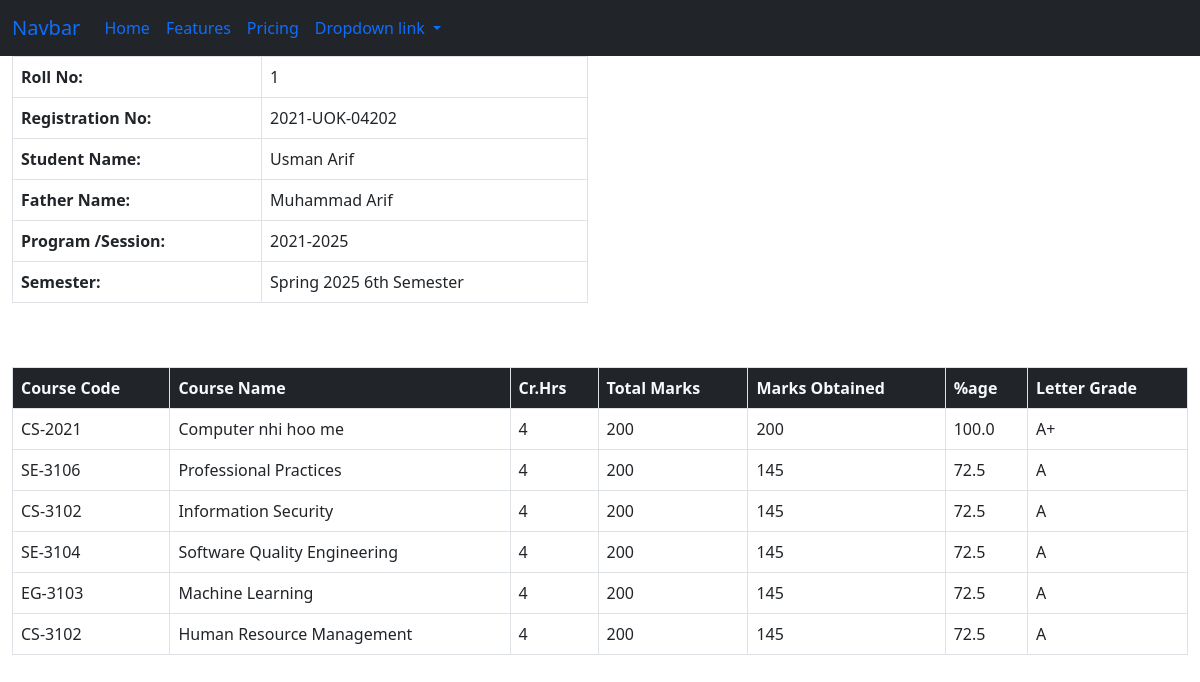
/school/viewresult/1, run on the app's committed database.
### school/models.py (models this page shows, shortened)
class bookresult(models.Model):
    rollno = models.IntegerField(primary_key=True, default=0)
    regno = models.CharField(max_length=23, default='2021-UOK-04201')
    sname = models.CharField(max_length=39, default='')
    fname = models.CharField(max_length=50, default='')
    session = models.CharField(max_length=50, default='BS Software Engineering Fall (2021-2025)')
    semester = models.CharField(max_length=49, default='Spring 2023 4th Semester')
    courdecode = models.CharField(max_length=34, default='SE-3101')
    crhours = models.IntegerField(default=4)
    lettergrage = models.CharField(max_length=34, default='A')
    bname = models.CharField(max_length=199, default='Web Engineering')
    tmark = models.IntegerField(default=200)
    omark = models.IntegerField(default=145)
    percentage = models.FloatField(default=50.0)
    courdecode1 = models.CharField(max_length=34, default='SE-3106')
    crhours1 = models.IntegerField(default=4)
    lettergrage1 = models.CharField(max_length=34, default='A')
    bname1 = models.CharField(max_length=199, default='Professional Practices')
    tmark1 = models.IntegerField(default=200)
    omark1 = models.IntegerField(default=145)
    percentage1 = models.FloatField(default=50.0)
    courdecode2 = models.CharField(max_length=34, default='CS-3102')
    crhours2 = models.IntegerField(default=4)
    lettergrage2 = models.CharField(max_length=34, default='A')
    bname2 = models.CharField(max_length=199, default='Information Security')
    tmark2 = models.IntegerField(default=200)
    omark2 = models.IntegerField(default=145)
    percentage2 = models.FloatField(default=50.0)
    courdecode3 = models.CharField(max_length=34, default='SE-3104')
    crhours3 = models.IntegerField(default=4)
    lettergrage3 = models.CharField(max_length=34, default='A')
    bname3 = models.CharField(max_length=199, default='Software Quality Engineering')
    tmark3 = models.IntegerField(default=200)
    omark3 = models.IntegerField(default=145)
    percentage3 = models.FloatField(default=50.0)
    courdecode4 = models.CharField(max_length=34, default='EG-3103')
    crhours4 = models.IntegerField(default=4)
    lettergrage4 = models.CharField(max_length=34, default='A')
    bname4 = models.CharField(max_length=199, default='Machine Learning')
    tmark4 = models.IntegerField(default=200)
    omark4 = models.IntegerField(default=145)
    percentage4 = models.FloatField(default=50.0)
    courdecode5 = models.CharField(max_length=34, default='CS-3102')
    crhours5 = models.IntegerField(default=4)
    lettergrage5 = models.CharField(max_length=34, default='A')
    bname5 = models.CharField(max_length=199, default='Human Resource Management')
    tmark5 = models.IntegerField(default=200)
    omark5 = models.IntegerField(default=145)
    percentage5 = models.FloatField(default=50.0)
    gpa = models.FloatField(default=3.00)
    remarks = models.CharField(max_length=34, default='Promoted')

### school/views.py (the view)
# urls.py: path('viewresult/<int:rollno>', views.viewresult, name='changeresult'),
def viewresult(request, rollno):
    produ = bookresult.objects.filter(rollno=rollno)
    sdata = {'bookresult':produ[0]}
    return render(request, 'viewresult.html', sdata)

### school/templates/viewresult.html (shortened to what this page needs)
{%extends 'teacherportal.html' %}
{% block body %}
  <div class='container-fluid'>
  <div class='row'>
  <div class='col-6'>
    <table class="table table-bordered table-responsive">
          <tbody>
            <th>Roll No:</th>
            <td>{{bookresult.rollno}}</td>
          </tbody>
          <tbody>
            <th>Registration No:</th>
            <td>{{bookresult.regno}}</td>
          </tbody>
          <tbody>
            <th>Student Name:</th>
            <td>{{bookresult.sname}}</td>
          </tbody>
          <tbody>
            <th>Father Name:</th>
            <td>{{bookresult.fname}}</td>
          </tbody>
          <tbody>
            <th>Program /Session:</th>
            <td>{{bookresult.session}}</td>
          </tbody>
          <tbody>
            <th>Semester:</th>
            <td>{{bookresult.semester}}</td>
          </tbody>
        </table>
      </div>
      </div>
<table class="table table-bordered mt-5 table-responsive">
          <thead class="bg-dark text-light">
            <tr>
              <th scope="col">Course Code</th>
              <th scope="col">Course Name</th>
              <th scope="col">Cr.Hrs</th>
              <th scope="col">Total Marks</th>
              <th scope="col">Marks Obtained</th>
              <th scope="col">%age</th>
              <th scope="col">Letter Grade</th>
            </tr>
          </thead>
          <tbody>
            <tr>
                <td>{{bookresult.courdecode}}</td>
                <td>{{bookresult.bname}}</td>
                <td>{{bookresult.crhours}}</td>
                <td>{{bookresult.tmark}}</td>
                <td>{{bookresult.omark}}</td>
                <td>{{bookresult.percentage}}</td>
                <td>{{bookresult.lettergrage}}</td>
            </tr>
            <tr>
                <td>{{bookresult.courdecode1}}</td>
                <td>{{bookresult.bname1}}</td>
                <td>{{bookresult.crhours1}}</td>
                <td>{{bookresult.tmark1}}</td>
                <td>{{bookresult.omark1}}</td>
                <td>{{bookresult.percentage1}}</td>
                <td>{{bookresult.lettergrage1}}</td>
            </tr>
            <tr>
                <td>{{bookresult.courdecode2}}</td>
                <td>{{bookresult.bname2}}</td>
                <td>{{bookresult.crhours2}}</td>
                <td>{{bookresult.tmark2}}</td>
                <td>{{bookresult.omark2}}</td>
                <td>{{bookresult.percentage2}}</td>
                <td>{{bookresult.lettergrage2}}</td>
            </tr>
            <tr>
                <td>{{bookresult.courdecode3}}</td>
                <td>{{bookresult.bname3}}</td>
                <td>{{bookresult.crhours3}}</td>
                <td>{{bookresult.tmark3}}</td>
                <td>{{bookresult.omark3}}</td>
                <td>{{bookresult.percentage3}}</td>
                <td>{{bookresult.lettergrage3}}</td>
            </tr>
            <tr>
                <td>{{bookresult.courdecode4}}</td>
                <td>{{bookresult.bname4}}</td>
                <td>{{bookresult.crhours4}}</td>
                <td>{{bookresult.tmark4}}</td>
                <td>{{bookresult.omark4}}</td>
                <td>{{bookresult.percentage4}}</td>
                <td>{{bookresult.lettergrage4}}</td>
            </tr>
            <tr>
                <td>{{bookresult.courdecode5}}</td>
                <td>{{bookresult.bname5}}</td>
                <td>{{bookresult.crhours5}}</td>
                <td>{{bookresult.tmark5}}</td>
                <td>{{bookresult.omark5}}</td>
                <td>{{bookresult.percentage5}}</td>
                <td>{{bookresult.lettergrage5}}</td>
            </tr>
            </tbody>
          </table>
          </div>
{% endblock %}

### data on the page
bookresult: rollno "1", regno "2021-UOK-04202", sname "Usman Arif", fname "Muhammad Arif", session "2021-2025", semester "Spring 2025 6th Semester", courdecode "CS-2021", bname "Computer nhi hoo me", crhours "4", tmark "200", omark "200", percentage "100.0", lettergrage "A+", courdecode1 "SE-3106", bname1 "Professional Practices", crhours1 "4", tmark1 "200", omark1 "145", percentage1 "72.5", lettergrage1 "A", courdecode2 "CS-3102", bname2 "Information Security", crhours2 "4", tmark2 "200", omark2 "145", percentage2 "72.5", lettergrage2 "A", courdecode3 "SE-3104", bname3 "Software Quality Engineering", crhours3 "4", tmark3 "200", omark3 "145", percentage3 "72.5", lettergrage3 "A", courdecode4 "EG-3103", bname4 "Machine Learning", crhours4 "4", tmark4 "200", omark4 "145", percentage4 "72.5", lettergrage4 "A", courdecode5 "CS-3102", bname5 "Human Resource Management", crhours5 "4", tmark5 "200", omark5 "145", percentage5 "72.5", lettergrage5 "A"
